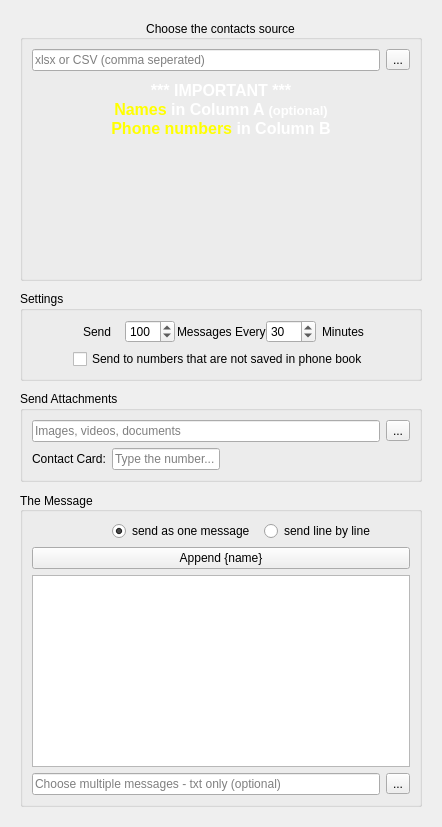
        <widget class="QWidget" name="main_tab">
         <property name="maximumSize">
          <size>
           <width>16777215</width>
           <height>16777215</height>
          </size>
         </property>
         <property name="autoFillBackground">
          <bool>false</bool>
         </property>
         <attribute name="title">
          <string>Tab 1</string>
         </attribute>
         <layout class="QVBoxLayout" name="verticalLayout_6" stretch="0">
          <item>
           <widget class="QFrame" name="frame">
            <property name="sizePolicy">
             <sizepolicy hsizetype="Expanding" vsizetype="Preferred">
              <horstretch>1</horstretch>
              <verstretch>1</verstretch>
             </sizepolicy>
            </property>
            <property name="minimumSize">
             <size>
              <width>0</width>
              <height>0</height>
             </size>
            </property>
            <property name="maximumSize">
             <size>
              <width>16777215</width>
              <height>16777215</height>
             </size>
            </property>
            <property name="sizeIncrement">
             <size>
              <width>0</width>
              <height>0</height>
             </size>
            </property>
            <property name="baseSize">
             <size>
              <width>0</width>
              <height>0</height>
             </size>
            </property>
            <property name="font">
             <font>
              <family>arial</family>
             </font>
            </property>
            <property name="layoutDirection">
             <enum>Qt::LeftToRight</enum>
            </property>
            <property name="styleSheet">
             <string notr="true"/>
            </property>
            <property name="frameShape">
             <enum>QFrame::NoFrame</enum>
            </property>
            <property name="lineWidth">
             <number>1</number>
            </property>
            <property name="midLineWidth">
             <number>0</number>
            </property>
            <layout class="QVBoxLayout" name="verticalLayout_5" stretch="0,0,0,1">
             <property name="spacing">
              <number>10</number>
             </property>
             <property name="sizeConstraint">
              <enum>QLayout::SetDefaultConstraint</enum>
             </property>
             <item>
              <widget class="QGroupBox" name="groupBox">
               <property name="maximumSize">
                <size>
                 <width>16777215</width>
                 <height>16777215</height>
                </size>
               </property>
               <property name="font">
                <font>
                 <family>arial</family>
                </font>
               </property>
               <property name="styleSheet">
                <string notr="true">QGroupBox{
background:transparent;
}</string>
               </property>
               <property name="title">
                <string>Choose the contacts source</string>
               </property>
               <property name="alignment">
                <set>Qt::AlignCenter</set>
               </property>
               <property name="flat">
                <bool>false</bool>
               </property>
               <layout class="QVBoxLayout" name="verticalLayout">
                <item>
                 <layout class="QGridLayout" name="gridLayout">
                  <item row="1" column="0">
                   <widget class="QTextBrowser" name="textBrowser">
                    <property name="maximumSize">
                     <size>
                      <width>16777215</width>
                      <height>16777215</height>
                     </size>
                    </property>
                    <property name="font">
                     <font>
                      <family>arial</family>
                     </font>
                    </property>
                    <property name="styleSheet">
                     <string notr="true">background:transparent;
color:white</string>
                    </property>
                    <property name="frameShape">
                     <enum>QFrame::NoFrame</enum>
                    </property>
                    <property name="lineWidth">
                     <number>0</number>
                    </property>
                    <property name="verticalScrollBarPolicy">
                     <enum>Qt::ScrollBarAlwaysOff</enum>
                    </property>
                    <property name="horizontalScrollBarPolicy">
                     <enum>Qt::ScrollBarAlwaysOff</enum>
                    </property>
                    <property name="html">
                     <string>&lt;!DOCTYPE HTML PUBLIC &quot;-//W3C//DTD HTML 4.0//EN&quot; &quot;http://www.w3.org/TR/REC-html40/strict.dtd&quot;&gt;
&lt;html&gt;&lt;head&gt;&lt;meta name=&quot;qrichtext&quot; content=&quot;1&quot; /&gt;&lt;style type=&quot;text/css&quot;&gt;
p, li { white-space: pre-wrap; }
&lt;/style&gt;&lt;/head&gt;&lt;body style=&quot; font-family:'arial'; font-size:8.25pt; font-weight:400; font-style:normal;&quot;&gt;
&lt;p align=&quot;center&quot; style=&quot; margin-top:0px; margin-bottom:0px; margin-left:0px; margin-right:0px; -qt-block-indent:0; text-indent:0px;&quot;&gt;&lt;span style=&quot; font-family:'MS Shell Dlg 2'; font-size:12pt; font-weight:600; color:#ffffff;&quot;&gt;*** IMPORTANT ***&lt;/span&gt;&lt;/p&gt;
&lt;p align=&quot;center&quot; style=&quot; margin-top:0px; margin-bottom:0px; margin-left:0px; margin-right:0px; -qt-block-indent:0; text-indent:0px;&quot;&gt;&lt;span style=&quot; font-family:'MS Shell Dlg 2'; font-size:12pt; font-weight:600; color:#ffff00;&quot;&gt;Names&lt;/span&gt;&lt;span style=&quot; font-family:'MS Shell Dlg 2'; font-size:12pt; font-weight:600;&quot;&gt; in Column A &lt;/span&gt;&lt;span style=&quot; font-family:'MS Shell Dlg 2'; font-size:10pt; font-weight:600;&quot;&gt;(optional)&lt;/span&gt;&lt;/p&gt;
&lt;p align=&quot;center&quot; style=&quot; margin-top:0px; margin-bottom:0px; margin-left:0px; margin-right:0px; -qt-block-indent:0; text-indent:0px;&quot;&gt;&lt;span style=&quot; font-family:'MS Shell Dlg 2'; font-size:12pt; font-weight:600; color:#ffff00;&quot;&gt;Phone numbers&lt;/span&gt;&lt;span style=&quot; font-family:'MS Shell Dlg 2'; font-size:12pt; font-weight:600;&quot;&gt; in Column B&lt;/span&gt;&lt;/p&gt;&lt;/body&gt;&lt;/html&gt;</string>
                    </property>
                   </widget>
                  </item>
                  <item row="0" column="0">
                   <layout class="QHBoxLayout" name="horizontalLayout_4">
                    <item>
                     <widget class="QLineEdit" name="sheet_le">
                      <property name="readOnly">
                       <bool>true</bool>
                      </property>
                      <property name="placeholderText">
                       <string>xlsx or CSV (comma seperated)</string>
                      </property>
                     </widget>
                    </item>
                    <item>
                     <widget class="QToolButton" name="sheet_btn">
                      <property name="text">
                       <string>...</string>
                      </property>
                     </widget>
                    </item>
                   </layout>
                  </item>
                 </layout>
                </item>
               </layout>
              </widget>
             </item>
             <item>
              <widget class="QGroupBox" name="groupBox_2">
               <property name="maximumSize">
                <size>
                 <width>16777215</width>
                 <height>16777215</height>
                </size>
               </property>
               <property name="font">
                <font>
                 <family>arial</family>
                </font>
               </property>
               <property name="title">
                <string>Settings</string>
               </property>
               <layout class="QVBoxLayout" name="verticalLayout_3">
                <property name="leftMargin">
                 <number>50</number>
                </property>
                <property name="rightMargin">
                 <number>50</number>
                </property>
                <item>
                 <layout class="QVBoxLayout" name="verticalLayout_2">
                  <item>
                   <layout class="QHBoxLayout" name="horizontalLayout_5" stretch="0,0,0,0,0">
                    <property name="spacing">
                     <number>0</number>
                    </property>
                    <item alignment="Qt::AlignHCenter">
                     <widget class="QLabel" name="label">
                      <property name="maximumSize">
                       <size>
                        <width>50</width>
                        <height>16777215</height>
                       </size>
                      </property>
                      <property name="font">
                       <font>
                        <family>arial</family>
                       </font>
                      </property>
                      <property name="text">
                       <string>Send </string>
                      </property>
                     </widget>
                    </item>
                    <item alignment="Qt::AlignLeft">
                     <widget class="QSpinBox" name="messages_sbox">
                      <property name="maximumSize">
                       <size>
                        <width>50</width>
                        <height>16777215</height>
                       </size>
                      </property>
                      <property name="minimum">
                       <number>0</number>
                      </property>
                      <property name="maximum">
                       <number>1000</number>
                      </property>
                      <property name="value">
                       <number>100</number>
                      </property>
                     </widget>
                    </item>
                    <item alignment="Qt::AlignHCenter">
                     <widget class="QLabel" name="label_2">
                      <property name="maximumSize">
                       <size>
                        <width>120</width>
                        <height>16777215</height>
                       </size>
                      </property>
                      <property name="font">
                       <font>
                        <family>arial</family>
                       </font>
                      </property>
                      <property name="text">
                       <string>Messages Every</string>
                      </property>
                     </widget>
                    </item>
                    <item alignment="Qt::AlignHCenter">
                     <widget class="QSpinBox" name="minutes_sbox">
                      <property name="maximumSize">
                       <size>
                        <width>50</width>
                        <height>16777215</height>
                       </size>
                      </property>
                      <property name="minimum">
                       <number>1</number>
                      </property>
                      <property name="maximum">
                       <number>1000</number>
                      </property>
                      <property name="value">
                       <number>30</number>
                      </property>
                     </widget>
                    </item>
                    <item alignment="Qt::AlignHCenter">
                     <widget class="QLabel" name="label_4">
                      <property name="maximumSize">
                       <size>
                        <width>100</width>
                        <height>16777215</height>
                       </size>
                      </property>
                      <property name="font">
                       <font>
                        <family>arial</family>
                       </font>
                      </property>
                      <property name="text">
                       <string>Minutes</string>
                      </property>
                      <property name="scaledContents">
                       <bool>false</bool>
                      </property>
                      <property name="wordWrap">
                       <bool>false</bool>
                      </property>
                     </widget>
                    </item>
                   </layout>
                  </item>
                  <item>
                   <widget class="QCheckBox" name="checkBox">
                    <property name="text">
                     <string>Send to numbers that are not saved in phone book</string>
                    </property>
                   </widget>
                  </item>
                 </layout>
                </item>
               </layout>
              </widget>
             </item>
             <item>
              <widget class="QGroupBox" name="groupBox_3">
               <property name="maximumSize">
                <size>
                 <width>16777215</width>
                 <height>16777215</height>
                </size>
               </property>
               <property name="title">
                <string>Send Attachments</string>
               </property>
               <layout class="QFormLayout" name="formLayout">
                <item row="0" column="0" colspan="2">
                 <layout class="QHBoxLayout" name="horizontalLayout_2">
                  <item>
                   <widget class="QLineEdit" name="attachments_le">
                    <property name="readOnly">
                     <bool>true</bool>
                    </property>
                    <property name="placeholderText">
                     <string>Images, videos, documents</string>
                    </property>
                   </widget>
                  </item>
                  <item>
                   <widget class="QToolButton" name="attachments_btn">
                    <property name="text">
                     <string>...</string>
                    </property>
                   </widget>
                  </item>
                 </layout>
                </item>
                <item row="1" column="0">
                 <layout class="QHBoxLayout" name="horizontalLayout">
                  <item>
                   <widget class="QLabel" name="label_5">
                    <property name="text">
                     <string>Contact Card:</string>
                    </property>
                   </widget>
                  </item>
                  <item>
                   <widget class="QLineEdit" name="contactCard_le">
                    <property name="placeholderText">
                     <string>Type the number...</string>
                    </property>
                   </widget>
                  </item>
                 </layout>
                </item>
               </layout>
              </widget>
             </item>
             <item>
              <widget class="QGroupBox" name="groupBox_4">
               <property name="maximumSize">
                <size>
                 <width>16777215</width>
                 <height>16777215</height>
                </size>
               </property>
               <property name="title">
                <string>The Message</string>
               </property>
               <property name="alignment">
                <set>Qt::AlignLeading|Qt::AlignLeft|Qt::AlignVCenter</set>
               </property>
               <layout class="QVBoxLayout" name="verticalLayout_4" stretch="0,0,0,0">
                <item>
                 <layout class="QHBoxLayout" name="horizontalLayout_3">
                  <property name="leftMargin">
                   <number>80</number>
                  </property>
                  <item>
                   <widget class="QRadioButton" name="sameFormat_rb">
                    <property name="maximumSize">
                     <size>
                      <width>16777215</width>
                      <height>16777215</height>
                     </size>
                    </property>
                    <property name="text">
                     <string>send as one message</string>
                    </property>
                    <property name="checked">
                     <bool>true</bool>
                    </property>
                   </widget>
                  </item>
                  <item>
                   <widget class="QRadioButton" name="oneline_rb">
                    <property name="maximumSize">
                     <size>
                      <width>16777215</width>
                      <height>16777215</height>
                     </size>
                    </property>
                    <property name="text">
                     <string>send line by line</string>
                    </property>
                    <property name="checked">
                     <bool>false</bool>
                    </property>
                   </widget>
                  </item>
                 </layout>
                </item>
                <item>
                 <widget class="QPushButton" name="pushButton">
                  <property name="text">
                   <string>Append {name}</string>
                  </property>
                 </widget>
                </item>
                <item>
                 <widget class="QPlainTextEdit" name="message_text"/>
                </item>
                <item>
                 <layout class="QHBoxLayout" name="horizontalLayout_6">
                  <item>
                   <widget class="QLineEdit" name="multi_messages_le">
                    <property name="readOnly">
                     <bool>true</bool>
                    </property>
                    <property name="placeholderText">
                     <string>Choose multiple messages - txt only (optional)</string>
                    </property>
                   </widget>
                  </item>
                  <item>
                   <widget class="QToolButton" name="multi_messages_btn">
                    <property name="text">
                     <string>...</string>
                    </property>
                   </widget>
                  </item>
                 </layout>
                </item>
               </layout>
              </widget>
             </item>
            </layout>
           </widget>
          </item>
         </layout>
        </widget>
